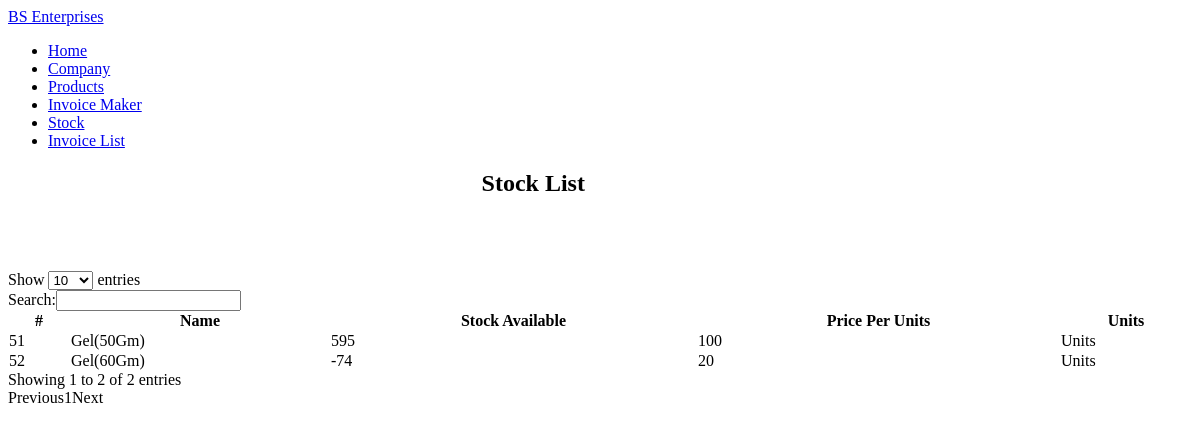
/inventory/stock/, run on the app's committed database.
### Inventory/models.py (models this page shows, shortened)
class Stock(models.Model):
    code = models.ForeignKey(Product)
    stock = models.IntegerField(default=0)
    unit = models.CharField(max_length=25)
    price = models.IntegerField(default=0)
    pur_price = models.IntegerField(default=0)

class Product(models.Model):
    company = models.ForeignKey(Company)
    code = models.CharField(primary_key=True, max_length=10)
    name = models.CharField(max_length=250)

### Inventory/views.py (the view)
def stockList(request):
    stock = Stock.objects.all()
    context = {
        'stock': stock
    }
    return render(request, 'Inventory/stock.html', context)

### Inventory/templates/Inventory/stock.html (shortened to what this page needs)
{% extends "Inventory/base.html" %}
{% block content %}
<h2 style="padding-left:40%;">Stock List</h2>
    <br />
    <br />
    <br />    <div class="table-responsive">
        <table id="example" class="table table-striped table-bordered" cellspacing="0" width="100%">
            <thead>
            <tr>
                <th>#</th>
                <th>Name</th>
                <th>Stock Available</th>
                <th>Price Per Units</th>
                <th>Units</th>
            </tr>
            </thead>
            <tbody>
            {% for purchase in stock %}
                <tr>
                <td>{{ purchase.pk }}</td>
                    <td>{{ purchase.code.name }}</td>
                    <td>{{ purchase.stock }}</td>
                    <td>{{ purchase.price }}</td>
                    <td>{{ purchase.unit }}</td>
                </tr>
            {% endfor %}
            </tbody>
        </table>
    </div>
{% endblock %}

### Inventory/templates/Inventory/base.html (style rules this page uses)
.table-responsive { overflow-x: initial; }

### data on the page
Stock: pk "51", code.name "Gel(50Gm)", stock "595", price "100", unit "Units"
Stock: pk "52", code.name "Gel(60Gm)", stock "-74", price "20", unit "Units"
